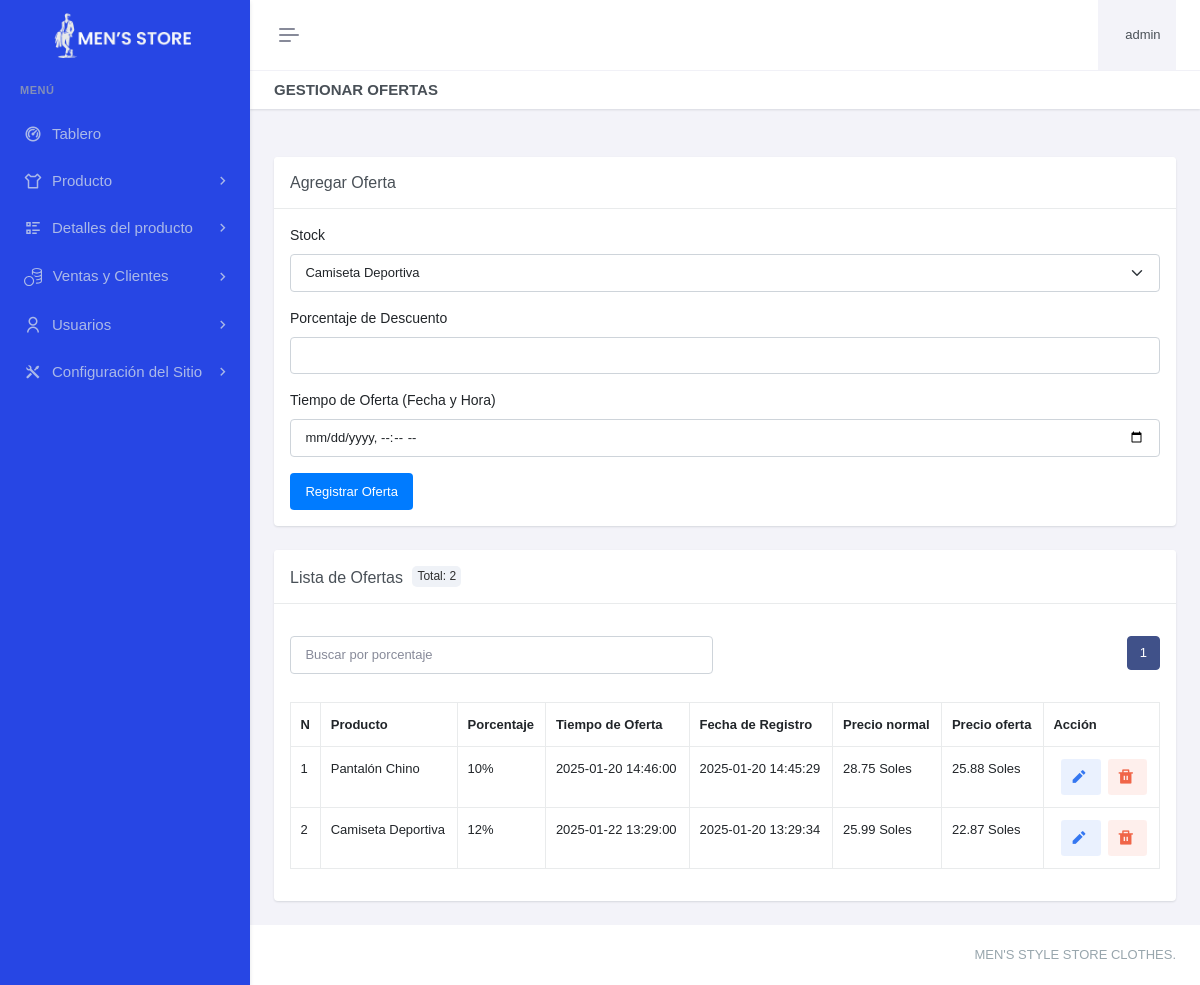
The page /paneladministrador/productos/oferta/gestionar-oferta.php (signed in) on the database as committed earlier.
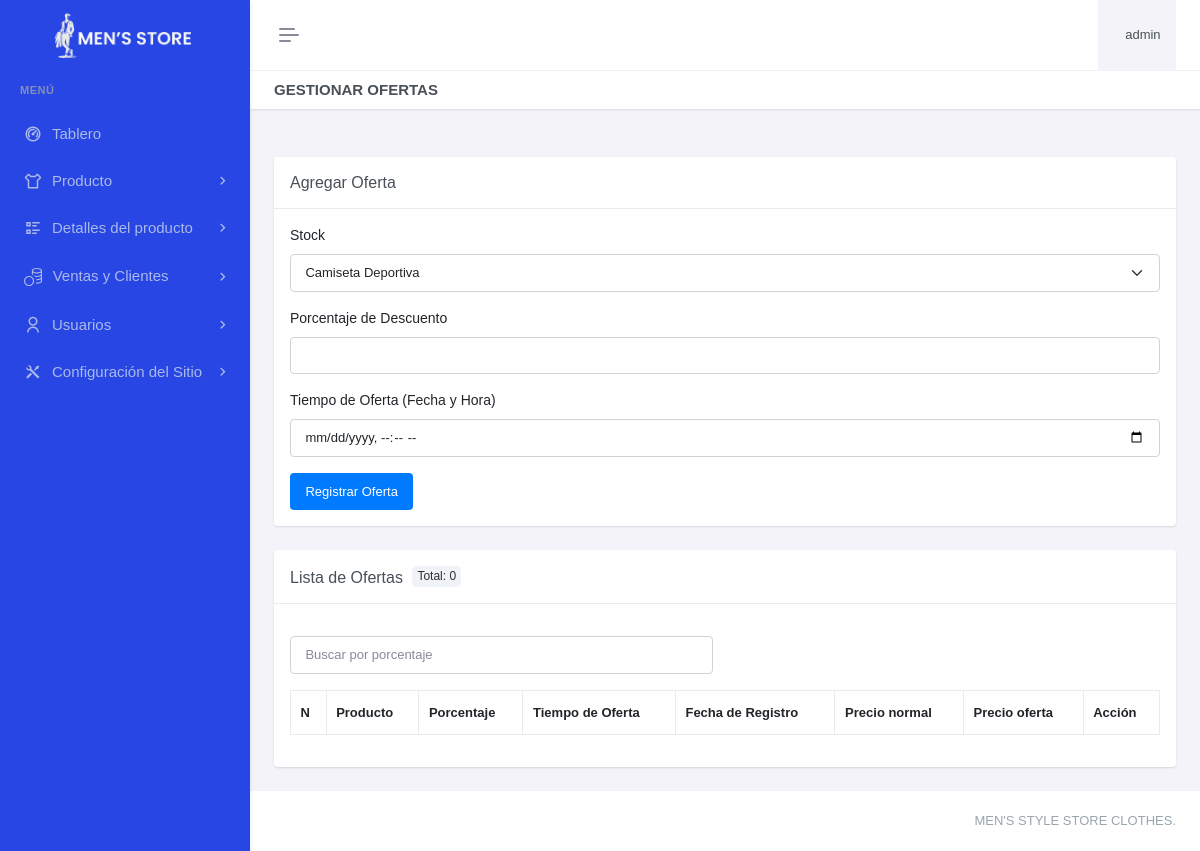
The same page on the database as committed later.
### tables this page shows
CREATE TABLE `oferta` (
  `ofeId` int(11) NOT NULL,
  `stoId` int(11) DEFAULT NULL,
  `ofePorcentaje` int(11) DEFAULT NULL,
  `ofeTiempo` datetime DEFAULT NULL,
  `ofeFechaRegis` datetime DEFAULT current_timestamp() ON UPDATE current_timestamp()
);

CREATE TABLE `producto` (
  `proId` int(11) NOT NULL,
  `catId` int(11) DEFAULT NULL,
  `marId` int(11) DEFAULT NULL,
  `proNombre` varchar(50) NOT NULL,
  `proDescripcion` varchar(150) DEFAULT NULL,
  `proImg` varchar(255) DEFAULT NULL,
  `proImg2` varchar(255) DEFAULT NULL,
  `proPrecio` decimal(8,2) DEFAULT NULL,
  `proFechaRegistro` datetime DEFAULT current_timestamp() ON UPDATE current_timestamp()
);

### paneladministrador/productos/oferta/gestionar-oferta.php (the view, shortened to what this page needs)
<?php
include "../../header.php";
include "../../sidebar.php";
$query_delete_expired = "DELETE FROM oferta WHERE ofeTiempo < NOW()";
$con->query($query_delete_expired);
$registros_por_pagina = 10;
$pagina_actual = isset($_GET['pagina']) ? (int)$_GET['pagina'] : 1;
$offset = ($pagina_actual - 1) * $registros_por_pagina;
$search = isset($_GET['search']) ? $_GET['search'] : '';
$search_param = "%$search%";
$total_registros = 0;
$query_total = "SELECT COUNT(*) as total FROM oferta WHERE ofePorcentaje LIKE ?";
$params = [$search_param];
$stmt_total = $con->prepare($query_total);
$stmt_total->bind_param('s', $params[0]);
$stmt_total->execute();
$result_total = $stmt_total->get_result();
if ($result_total) {
    $total_registros = $result_total->fetch_assoc()['total'];
}
$total_paginas = ceil($total_registros / $registros_por_pagina);
?>
<div class="main-content">
    <div class="page-content">
        <div class="container-fluid">
            <div class="row">
                <div class="col-12">
                    <div class="page-title-box d-sm-flex align-items-center justify-content-between">
                        <h4 class="mb-sm-0">Gestionar Ofertas</h4>
                    </div>
                </div>
            </div>
            <div class="row">
                <div class="col-xxl-8">
                    <div class="card mt-4">
                        <div class="card-header">
                            <h5 class="card-title mb-0">Agregar Oferta</h5>
                        </div>
                        <div class="card-body">
                            <form method="POST" action="">
                                <div class="mb-3">
                                    <label for="stoId" class="form-label">Stock</label>
                                    <select class="form-select" id="stoId" name="stoId" required>
                                        <?php
                                        $query = "SELECT stock.stoId,producto.proNombre FROM stock
                                                inner join producto on producto.proId=stock.proId";
                                        $result = mysqli_query($con, $query);
                                        while ($row = mysqli_fetch_assoc($result)) {
                                            echo "<option value='{$row['stoId']}'>{$row['proNombre']}</option>";
                                        }
                                        ?>
                                    </select>
                                </div>
                                <div class="mb-3">
                                    <label for="ofePorcentaje" class="form-label">Porcentaje de Descuento</label>
                                    <input type="number" class="form-control" id="ofePorcentaje" name="ofePorcentaje" required min="0" max="100">
                                </div>
                                <div class="mb-3">
                                    <label for="ofeTiempo" class="form-label">Tiempo de Oferta (Fecha y Hora)</label>
                                    <input type="datetime-local" class="form-control" id="ofeTiempo" name="ofeTiempo" required>
                                </div>
                                <button type="submit" class="btn btn-primary">Registrar Oferta</button>
                            </form>
                        </div>
                    </div>
                    <div class="card mt-4">
                        <div class="card-header">
                            <h5 class="card-title mb-0">Lista de Ofertas <div class="badge-total">Total: <?php echo $total_registros; ?></div></h5>
                        </div>
                        <div class="card-body">
                        <div class="row mb-3">
                            <div class="col-md-6 mt-3">
                                <input type="text" id="search" class="form-control me-2" placeholder="Buscar por porcentaje"
                                    value="<?php echo htmlspecialchars($search); ?>"
                                    oninput="searchOffers(this.value)">
                            </div>
                            <div class="col-md-6 mt-3 d-flex justify-content-end ">
                                     <nav aria-label="Page navigation example">
                                    <ul class="pagination justify-content-center">
                                        <?php for ($i = 1; $i <= $total_paginas; $i++): ?>
                                            <li class="page-item <?php echo ($i == $pagina_actual) ? 'active' : ''; ?>">
                                                <a class="page-link" href="?pagina=<?php echo $i; ?>&search=<?php echo htmlspecialchars($search); ?>#example"><?php echo $i; ?></a>
                                            </li>
                                        <?php endfor; ?>
                                    </ul>
                                </nav>
                                </div>
                                </div>
                            <table class="table table-bordered">
                                <thead>
                                    <tr>
                                    <th>N</th>
                                        <th>Producto</th>
                                        <th>Porcentaje</th>
                                        <th>Tiempo de Oferta</th>
                                        <th>Fecha de Registro</th>
                                        <th>Precio normal</th>
                                        <th>Precio oferta</th>
                                        <th>Acción</th>
                                    </tr>
                                </thead>
                                <tbody>
                                    <?php
                                    $query = "
                                    SELECT p.proNombre,o.ofeId, s.stoId, o.ofePorcentaje, o.ofeTiempo, o.ofeFechaRegis, p.proPrecio AS precioNormal,
                                           (p.proPrecio * (1 - o.ofePorcentaje / 100)) AS precioDescontado
                                    FROM oferta o
                                    INNER JOIN stock s ON o.stoId = s.stoId
                                    INNER JOIN producto p ON s.proId = p.proId
                                    WHERE (o.ofePorcentaje LIKE ?)
                                    ORDER BY o.ofeId DESC LIMIT $registros_por_pagina OFFSET $offset";
                                    $stmt = $con->prepare($query);
                                    $stmt->bind_param('s', $params[0]);
                                    $stmt->execute();
                                    $result = $stmt->get_result();
                                    $numeracion=$offset+1;
                                    while ($row = mysqli_fetch_assoc($result)) {
                                        echo "<tr id='oferta-{$row['ofeId']}'>
                                                       <td>{$numeracion}</td>
                                                <td>{$row['proNombre']}</td>
                                                <td>{$row['ofePorcentaje']}%</td>
                                                <td>{$row['ofeTiempo']}</td>
                                                <td>{$row['ofeFechaRegis']}</td>
                                                <td>" . number_format($row['precioNormal'], 2) . " Soles <br>
                                                </td>
                                                <td>
                                                    " . number_format($row['precioDescontado'], 2) . " Soles
                                                </td>
                                                <td>
                                                    <a href='editaroferta.php?id={$row['ofeId']}' class='btn btn-soft-secondary btn-sm ms-2 me-1' aria-label='Editar' title='Editar'><i class='ri-pencil-fill align-bottom me-1' style='font-size: 1.5em;'></i></a>
                                                    <a href='javascript:void(0);' class='btn btn-soft-danger btn-sm' onclick='confirmDeleteOfertas({$row['ofeId']})' aria-label='Eliminar' title='Eliminar'><i class='ri-delete-bin-fill align-bottom me-1' style='font-size: 1.5em;'></i></a>
                                                </td>
                                            </tr>";
                                            $numeracion++;
                                    }
                                    ?>
                                </tbody>
                            </table>
                        </div>
                    </div>
                </div>
            </div>
        </div>
    </div>
</div>
<?php include "../../footer.php"; ?>

### paneladministrador/header.php (shortened to what this page needs)
<?php
if (!isset($_SESSION['admin_id'])) {
    header("Location: /paneladministrador/login.php");
} else {
    $username = $_SESSION['admin_username'];
}
?>
<!DOCTYPE html>
<html lang="es" data-layout="vertical" data-topbar="light" data-sidebar="dark" data-sidebar-size="lg" data-sidebar-image="none">
<head>
    <link href="/paneladministrador/recursos/css/bootstrap.min.css" rel="stylesheet" type="text/css" />
    <link href="/paneladministrador/recursos/css/icons.min.css" rel="stylesheet" type="text/css" />
    <link href="/paneladministrador/recursos/css/app.min.css" rel="stylesheet" type="text/css" />
</head>
<body>
    <div id="layout-wrapper">
        <header id="page-topbar">
            <div class="layout-width">
                <div class="navbar-header">
                    <div class="d-flex">
                        <button type="button" class="btn btn-sm px-3 fs-16 header-item vertical-menu-btn topnav-hamburger" id="topnav-hamburger-icon">
                            <span class="hamburger-icon">
                                <span></span>
                                <span></span>
                                <span></span>
                            </span>
                        </button>
                    </div>
                    <div class="d-flex align-items-center">
                        <div class="dropdown ms-sm-3 header-item topbar-user">
                            <button type="button" class="btn" id="page-header-user-dropdown" data-bs-toggle="dropdown" aria-haspopup="true" aria-expanded="false">
                                <span class="d-flex align-items-center">
                                    <span class="text-start ms-xl-2">
                                        <span class="d-xl-inline-block ms-1 fw-medium user-name-text"><?php print $username;?></span>
                                    </span>
                                </span>
                            </button>
                        </div>
                    </div>
                </div>
            </div>
        </header>

### paneladministrador/sidebar.php (shortened to what this page needs)
<div class="app-menu navbar-menu">
  <div class="navbar-brand-box">
    <a href="/paneladministrador/index.php" class="logo logo-light">
      <span class="logo-lg">
        <img src="/paneladministrador/recursos/images/mens-store.png" alt="logo" height="45">
      </span>
    </a>
  </div>
<div id="scrollbar">
    <div class="container-fluid">
      <ul class="navbar-nav" id="navbar-nav">
        <li class="menu-title"><span data-key="t-menu">Menú</span></li>
        <li class="nav-item">
                <a href="/paneladministrador/index.php" class="nav-link" data-key="t-analytics">  <i class="ri-dashboard-2-line"></i> <span data-key="t-dashboards"> Tablero </span></a>
              </li>
                  <li class="nav-item">
                            <a class="nav-link menu-link" href="#sidebarP" data-bs-toggle="collapse" role="button" aria-expanded="true" aria-controls="sidebarLanding">
                            <i class="ri-t-shirt-line"></i>
                            <span data-key="t-landing">Producto</span>
                            </a>
                      </li>
                      <li class="nav-item">
                            <a class="nav-link menu-link" href="#sidebarDP" data-bs-toggle="collapse" role="button" aria-expanded="true" aria-controls="sidebarLanding">
                            <i class="ri-list-check-2"></i>
                            <span data-key="t-landing">Detalles del producto</span>
                            </a>
                        </li>
                        <li class="nav-item">
                          <a class="nav-link menu-link" href="#sidebarAdmin" data-bs-toggle="collapse" role="button" aria-expanded="true" aria-controls="sidebarLanding">
                            <i></i>
                            <span data-key="t-landing">Ventas y Clientes</span>
                          </a>
                        </li>
                        <li class="nav-item">
                            <a class="nav-link menu-link" href="#sidebarU" data-bs-toggle="collapse" role="button" aria-expanded="true" aria-controls="sidebarLanding">
                                <i class="ri-user-line"></i> <span data-key="t-landing">Usuarios</span>
                            </a>
                        </li>
                        <li class="nav-item">
                            <a class="nav-link menu-link" href="#sidebarCS" data-bs-toggle="collapse" role="button" aria-expanded="true" aria-controls="sidebarLanding">
                                <i class="ri-tools-fill"></i> <span data-key="t-landing"> Configuración del Sitio </span>
                            </a>
                        </li>
      </ul>
    </div>
  </div>
  <div class="sidebar-background"></div>
</div>

### paneladministrador/footer.php (shortened to what this page needs)
    <footer class="footer">
        <div class="container-fluid">
            <div class="row">
                <div class="col-sm-6">
                </div>
                <div class="col-sm-6">
                    <div class="text-sm-end d-none d-sm-block">
                        MEN'S STYLE STORE CLOTHES.
                    </div>
                </div>
            </div>
        </div>
    </footer>
</div>
</body>
</html>

Rows that differ between the two databases and show on the page:
removed oferta: producto.proNombre "Pantalón Chino", ofePorcentaje "10", ofeTiempo "2025-01-20 14:46:00", ofeFechaRegis "2025-01-20 14:45:29", producto.proPrecio "28.75", precioDescontado "25.88"
removed oferta: producto.proNombre "Camiseta Deportiva", ofePorcentaje "12", ofeTiempo "2025-01-22 13:29:00", ofeFechaRegis "2025-01-20 13:29:34", producto.proPrecio "25.99", precioDescontado "22.87"
Other text that changed with them:
$total_registros: "2" → "0"
list line gone: "1"
